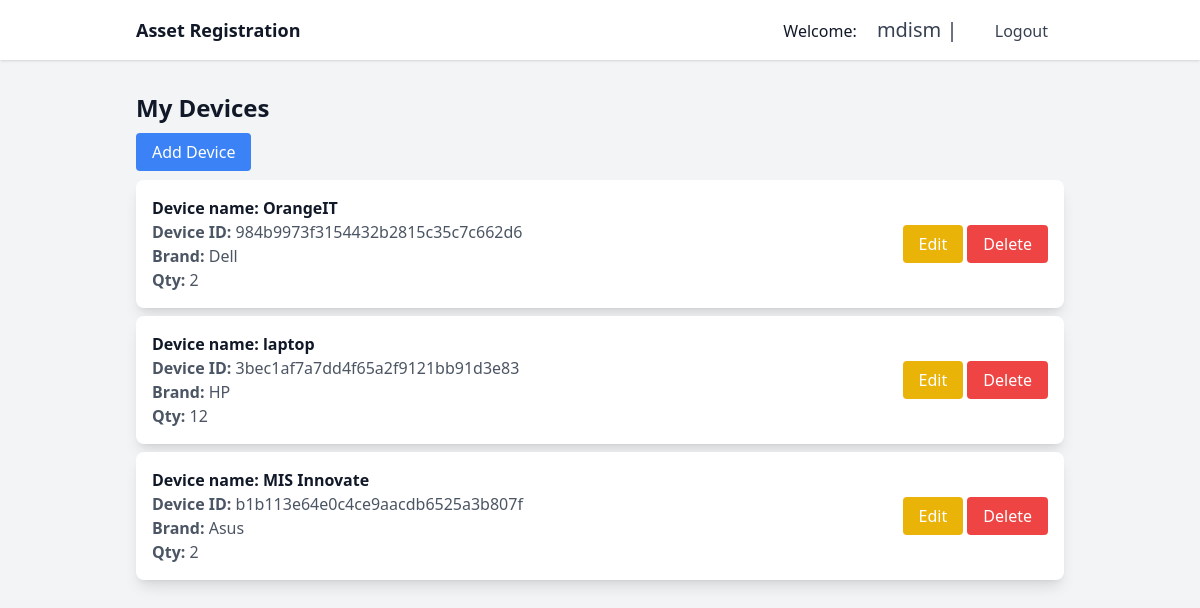
The app's page /devices/ (signed in) with its own data.
### devices/models.py (models this page shows, shortened)
class Device(models.Model):
    user = models.ForeignKey(User, on_delete=models.CASCADE)
    name = models.CharField(max_length=100)
    brand = models.CharField(max_length=100)
    units = models.IntegerField()
    device_id = models.CharField(max_length=32, unique=True, default=generate_device_id)

### devices/views.py (the view)
# urls.py: path('', views.device_list, name='device_list'),
@login_required
def device_list(request):
    devices = Device.objects.filter(user=request.user)
    return render(request, 'devices/device_list.html', {'devices': devices})

### devices/templates/devices/device_list.html (shortened to what this page needs)
{% extends 'devices/base.html' %}
{% block content %}
<h1 class="text-2xl font-bold mb-4">My Devices</h1>
<a href="{% url 'add_device' %}" class="bg-blue-500 text-white px-4 py-2 rounded">Add Device</a>
<ul class="mt-4">
    {% for device in devices %}
    <li class="bg-white shadow-lg p-4 mb-2 flex justify-between items-center rounded-lg">
        <div>
            <span class="font-semibold"> <strong>Device name: </strong>{{ device.name }}</span>
            <p class="text-gray-600"> <strong>Device ID: </strong> {{ device.device_id }}</p>
            <p class="text-gray-600"> <strong>Brand: </strong>  {{ device.brand }}</p>
            <p class="text-gray-600"> <strong>Qty: </strong>  {{ device.units}}</p>
        </div>
        <div>
            <a href="{% url 'edit_device' device.pk %}" class="bg-yellow-500 text-white px-4 py-2 rounded">Edit</a>
            <a href="{% url 'delete_device' device.pk %}" class="bg-red-500 text-white px-4 py-2 rounded">Delete</a>
        </div>
    </li>
    {% endfor %}
</ul>
{% endblock %}

### devices/templates/devices/base.html (shortened to what this page needs)
<!DOCTYPE html>
<html lang="en">
<head>
    {% load static %}
    <link href="{% static 'css/tailwind.css' %}" rel="stylesheet">
    <link href="{% static 'css/styles.css' %}" rel="stylesheet">
</head>
<body class="bg-gray-100 text-gray-900">
    <nav class="bg-white shadow mb-8 py-4">
        <div class="container mx-auto px-6 md:px-12">
            <div class="flex items-center justify-between">
                <a href="{% url 'device_list' %}" class="text-lg font-semibold text-gray-900">Asset Registration</a>
                <div>
                    {% if user.is_authenticated %}
                     Welcome: <a href="#"  class="text-gray-700 px-4 py-2 text-xl">  {{ user.username }} | </a>
                        <a href="{% url 'account_logout' %}" class="text-gray-700 px-4 py-2">Logout</a>
                        {% else %}
                        <a href="{% url 'account_login' %}" class="text-gray-700 px-4 py-2">Login</a>
                        {% endif %}
                    </div>
                </div>
            </div>
    </nav>
    <div class="container mx-auto px-6 md:px-12">
        {% block content %}{% endblock %}
    </div>
</body>
</html>

### static/css/styles.css (style rules this page uses)
html, :host { line-height: 1.5; -webkit-text-size-adjust: 100%; -moz-tab-size: 4; -o-tab-size: 4; tab-size: 4; font-family: ui-sans-serif, system-ui, sans-serif, "Apple Color Emoji", "Segoe UI Emoji", "Segoe UI Symbol", "Noto Color Emoji"; font-feature-settings: normal; font-variation-settings: normal; -webkit-tap-highlight-color: transparent; }
body { margin: 0; line-height: inherit; }
h1, h2, h3, h4, h5, h6 { font-size: inherit; font-weight: inherit; }
a { color: inherit; text-decoration: inherit; }
b, strong { font-weight: bolder; }
blockquote, dl, dd, h1, h2, h3, h4, h5, h6, hr, figure, p, pre { margin: 0; }
ol, ul, menu { list-style: none; margin: 0; padding: 0; }
.container { width: 100%; }
@media (min-width: 640px) { .container { max-width: 640px; } }
@media (min-width: 768px) { .container { max-width: 768px; } }
@media (min-width: 1024px) { .container { max-width: 1024px; } }
.mx-auto { margin-left: auto; margin-right: auto; }
.mb-2 { margin-bottom: 0.5rem; }
.mb-4 { margin-bottom: 1rem; }
.mb-8 { margin-bottom: 2rem; }
.mt-4 { margin-top: 1rem; }
.flex { display: flex; }
.items-center { align-items: center; }
.justify-between { justify-content: space-between; }
.rounded { border-radius: 0.25rem; }
.rounded-lg { border-radius: 0.5rem; }
.bg-blue-500 { --tw-bg-opacity: 1; background-color: rgb(59 130 246 / var(--tw-bg-opacity)); }
.bg-gray-100 { --tw-bg-opacity: 1; background-color: rgb(243 244 246 / var(--tw-bg-opacity)); }
.bg-red-500 { --tw-bg-opacity: 1; background-color: rgb(239 68 68 / var(--tw-bg-opacity)); }
.bg-white { --tw-bg-opacity: 1; background-color: rgb(255 255 255 / var(--tw-bg-opacity)); }
.bg-yellow-500 { --tw-bg-opacity: 1; background-color: rgb(234 179 8 / var(--tw-bg-opacity)); }
.p-4 { padding: 1rem; }
.px-4 { padding-left: 1rem; padding-right: 1rem; }
.px-6 { padding-left: 1.5rem; padding-right: 1.5rem; }
.py-2 { padding-top: 0.5rem; padding-bottom: 0.5rem; }
.py-4 { padding-top: 1rem; padding-bottom: 1rem; }
.text-2xl { font-size: 1.5rem; line-height: 2rem; }
.text-lg { font-size: 1.125rem; line-height: 1.75rem; }
.text-xl { font-size: 1.25rem; line-height: 1.75rem; }
.font-bold { font-weight: 700; }
.font-semibold { font-weight: 600; }
.text-gray-600 { --tw-text-opacity: 1; color: rgb(75 85 99 / var(--tw-text-opacity)); }
.text-gray-700 { --tw-text-opacity: 1; color: rgb(55 65 81 / var(--tw-text-opacity)); }
.text-gray-900 { --tw-text-opacity: 1; color: rgb(17 24 39 / var(--tw-text-opacity)); }
.text-white { --tw-text-opacity: 1; color: rgb(255 255 255 / var(--tw-text-opacity)); }
.shadow { --tw-shadow: 0 1px 3px 0 rgb(0 0 0 / 0.1), 0 1px 2px -1px rgb(0 0 0 / 0.1); --tw-shadow-colored: 0 1px 3px 0 var(--tw-shadow-color), 0 1px 2px -1px var(--tw-shadow-color); box-shadow: var(--tw-ring-offset-shadow, 0 0 #0000), var(--tw-ring-shadow, 0 0 #0000), var(--tw-shadow); }
.shadow-lg { --tw-shadow: 0 10px 15px -3px rgb(0 0 0 / 0.1), 0 4px 6px -4px rgb(0 0 0 / 0.1); --tw-shadow-colored: 0 10px 15px -3px var(--tw-shadow-color), 0 4px 6px -4px var(--tw-shadow-color); box-shadow: var(--tw-ring-offset-shadow, 0 0 #0000), var(--tw-ring-shadow, 0 0 #0000), var(--tw-shadow); }
@media (min-width: 768px) { .md\:px-12 { padding-left: 3rem; padding-right: 3rem; } }

### records on screen
Device: name "OrangeIT", device_id "984b9973f3154432b2815c35c7c662d6", brand "Dell", units "2"
Device: name "laptop", device_id "3bec1af7a7dd4f65a2f9121bb91d3e83", brand "HP", units "12"
Device: name "MIS Innovate", device_id "b1b113e64e0c4ce9aacdb6525a3b807f", brand "Asus", units "2"

### other values on screen
{{ user.username }} "mdism"
